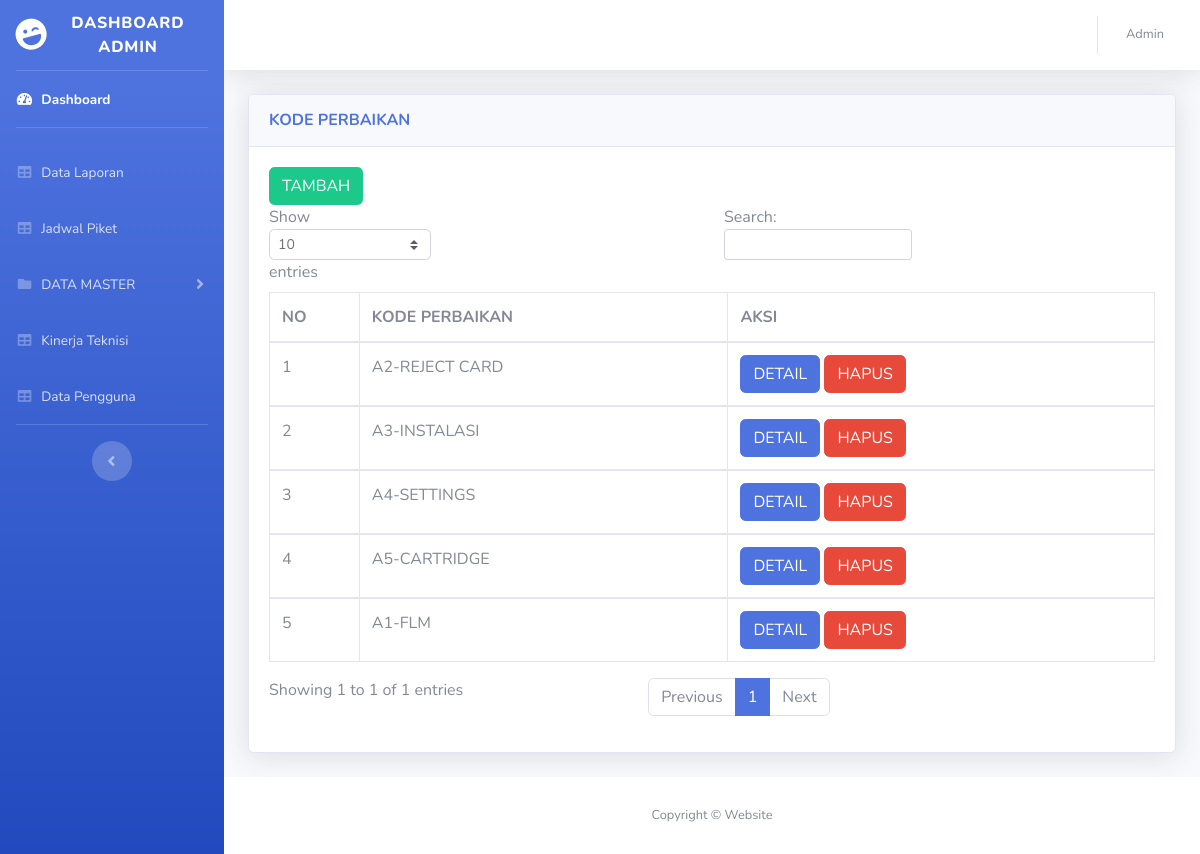
The page /kode_perbaikan.php (signed in) on the database its author committed.
### tables this page shows
CREATE TABLE `kode_perbaikan` (
  `id` int(8) NOT NULL,
  `kegiatan` varchar(255) NOT NULL
);

### kode_perbaikan.php (the view, shortened to what this page needs)
<!DOCTYPE html>
<html lang="en">
<?php
include ('include/header.php');
?>
<?php
 if (empty($_SESSION['nip'])) {
 header("location:index.php");
 }
 else {
 ?>
<body id="page-top">
  <div id="wrapper">
    <?php
    include('include/sidebar.php');
    ?>
    <div id="content-wrapper" class="d-flex flex-column">
      <div id="content">
        <?php
        include ('include/topbar.php');
        ?>
        <div class="container-fluid">
          <div class="card shadow mb-4">
            <div class="card-header py-3">
              <h6 class="m-0 font-weight-bold text-primary">KODE PERBAIKAN</h6>
            </div>
            <div class="card-body">
              <a class="btn btn-success" href="tambah_kode_perbaikan.php">TAMBAH</a>
              <div>
                <table class="table table-bordered" id="dataTable" width="100%" cellspacing="0">
                  <thead>
                    <tr>
                      <th>NO</th>
                      <th>KODE PERBAIKAN</th>
                      <th>AKSI</th>
                    </tr>
                    <?php
                    include 'loginuser/koneksi.php';
                    $no = 1;
                    $data = mysqli_query($connect,"select * from kode_perbaikan");
                    while($d = mysqli_fetch_array($data)){
                    ?>
                  </thead>
                  <tbody>
                    <tr>
                      <td><?php echo $no++;?></td>
                      <td><?php echo $d['kegiatan']; ?></td>
                      <td><a class="btn btn-primary" href="detail_kode_perbaikan.php?id=<?php echo $d['id']; ?>">DETAIL</a>
                      <a class="btn btn-danger" href="delete_kode_perbaikan.php?id=<?php echo $d['id']; ?>">HAPUS</a></td>
                    </tr>
                    <?php
                     }
                    ?>
                  </tbody>
                </table>
              </div>
            </div>
          </div>
        </div>
      </div>
      <?php
      include('include/footer.php');
      ?>
    </div>
  </div>
</body>
</html>
<?php } ?>

### rows shown on the page
kode_perbaikan: kegiatan "A2-REJECT CARD"
kode_perbaikan: kegiatan "A3-INSTALASI"
kode_perbaikan: kegiatan "A4-SETTINGS"
kode_perbaikan: kegiatan "A5-CARTRIDGE"
kode_perbaikan: kegiatan "A1-FLM"
